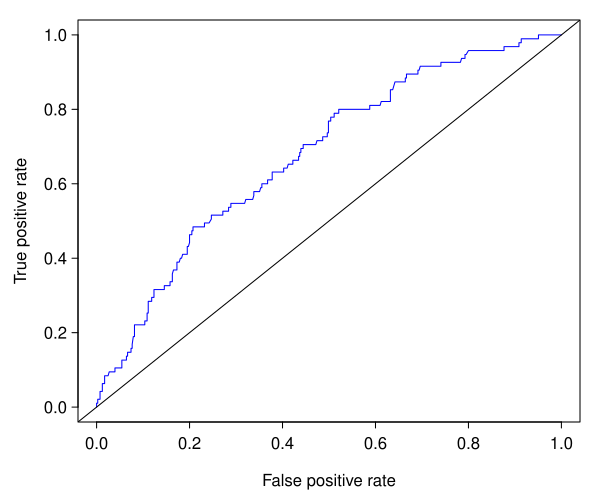

Write the R code that produced this figure.
library(openintro)
library(dplyr)
library(ROCR)
data(COL)

d = hyperuricemia.samp


#m.int = glm(mort30 ~ triage + age + sex + age*sex, data = d.primary,
#        family = "binomial")
#summary(m.int)

m = glm(hu ~ bmi + sex, data = d,
          family = "binomial")
summary(m)


pred.m <- prediction(m$fitted.values, d$hu)
perf.m <- performance(pred.m, "tpr", "fpr")


fpr.m = round(as.vector(perf.m@x.values[[1]]), digits = 3)
tpr.m = round(as.vector(perf.m@y.values[[1]]), digits = 3)

d.fitted.values = predict(m, type = 'response')


# ns1 <- 4
myPDF("ROCHuBMISex.pdf", 6.0, 5.0,
#      mar = c(3.9, 7, 0.5, 0.2),
      mgp = c(2.4, 0.55, 0))

plot(perf.m,
     xlab = "False positive rate",
     ylab = "True positive rate",
     col = "blue")

#plot(fpr.m, tpr.m, type = "l", col = "darkgreen")

abline(a = 0, b = 1)

#lines(fpr.m, tpr.m, type = "l",
#      lty = 1, col = "darkgreen")
#lines(fpr.m.int.valid, tpr.m.int.valid, 
#      lty = 1, col = "darkred")


dev.off()
